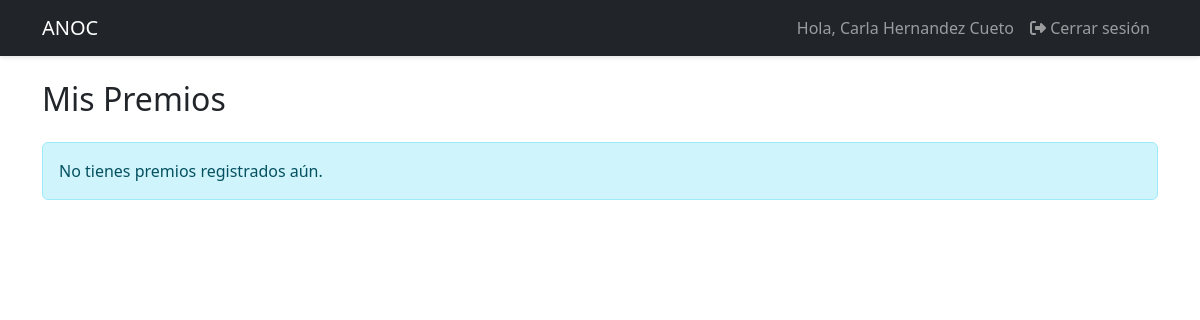
/user/awards (signed in), run on an earlier commit of the app's database.
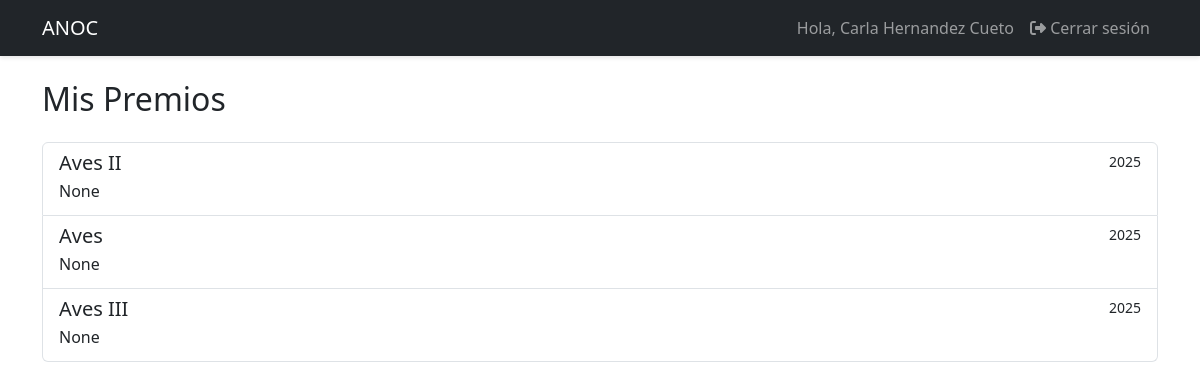
And on a later commit of the database.
### models.py (models this page shows, shortened)
class User(UserMixin, db.Model):
    id = db.Column(db.Integer, primary_key=True)
    username = db.Column(db.String(80), unique=True, nullable=False, index=True)
    email = db.Column(db.String(120), unique=True, nullable=False, index=True)
    password_hash = db.Column(db.String(128))
    role = db.Column(db.String(20), default='user')  # 'admin', 'specialist', 'dependiente', 'user'
    is_associated = db.Column(db.Boolean, default=False, nullable=False)
    full_name = db.Column(db.String(100), nullable=False)
    phone = db.Column(db.String(20), nullable=False)
    profile_image = db.Column(db.String(255))  # Ruta de la imagen de perfil
    last_login = db.Column(db.DateTime)  # Fecha del último inicio de sesión
    is_active = db.Column(db.Boolean, default=True)  # Para manejar cuentas activas/inactivas
    address = db.Column(db.String(200))  # Nuevo campo para dirección
    birds = db.relationship('UserBirds', backref='user', lazy=True, cascade='all, delete-orphan')
    awards = db.relationship('Award', backref='user', lazy=True, cascade='all, delete-orphan')

class Award(db.Model):
    id = db.Column(db.Integer, primary_key=True)
    user_id = db.Column(db.Integer, db.ForeignKey('user.id'), nullable=False)
    contest_name = db.Column(db.String(200), nullable=False)
    award_date = db.Column(db.Date, nullable=False)
    description = db.Column(db.Text)
    category = db.Column(db.String(100))  # Categoría en la que se ganó el premio
    position = db.Column(db.String)  # Posición obtenida (1ro, 2do, etc.)

### app.py (the view)
@app.route('/user/awards')
@login_required
def user_awards():
    if current_user.role != 'user':
        abort(403)
    return render_template('user/awards.html',
        awards=db.session.execute(select(Award).filter_by(user_id=current_user.id)).scalars()
    )

### app.py (called while the page is built)
@login_manager.user_loader
def load_user(user_id):
    return db.session.get(User, int(user_id))

### templates/user/awards.html (shortened to what this page needs)
{% extends "base.html" %}
{% block content %}
<h2 class="mb-4">Mis Premios</h2>
{% if current_user.awards %}
<div class="list-group">
    {% for award in current_user.awards %}
    <div class="list-group-item">
        <div class="d-flex w-100 justify-content-between">
            <h5 class="mb-1">{{ award.contest_name }}</h5>
            <small>{{ award.award_date.strftime('%Y') }}</small>
        </div>
        <p class="mb-1">{{ award.description }}</p>
    </div>
    {% endfor %}
</div>
{% else %}
<div class="alert alert-info">No tienes premios registrados aún.</div>
{% endif %}
{% endblock %}

### templates/base.html (shortened to what this page needs)
<!DOCTYPE html>
<html lang="es">
<head>
    <link href="https://cdn.jsdelivr.net/npm/bootstrap@5.3.0/dist/css/bootstrap.min.css" rel="stylesheet">
    <link href="https://cdnjs.cloudflare.com/ajax/libs/font-awesome/6.4.0/css/all.min.css" rel="stylesheet">
    <link rel="stylesheet" href="{{ url_for('static', filename='css/styles.css') }}">
</head>
<body>
    <nav class="navbar navbar-expand-lg navbar-dark bg-dark">
        <div class="container">
            <a class="navbar-brand" href="{{ url_for('dashboard') }}">ANOC</a>
            <div class="collapse navbar-collapse" id="navbarNav">
                <ul class="navbar-nav">
                    {% if current_user.is_authenticated %}
                        <li class="nav-item">
                            <span class="nav-link">Hola, {{ current_user.full_name }}</span>
                        </li>
                        <li class="nav-item">
                            <a class="nav-link" href="{{ url_for('logout') }}">
                                <i class="fas fa-sign-out-alt"></i> Cerrar sesión
                            </a>
                        </li>
                    {% else %}
                        <li class="nav-item">
                            <a class="nav-link" href="{{ url_for('login') }}">
                                <i class="fas fa-sign-in-alt"></i> Iniciar sesión
                            </a>
                        </li>
                    {% endif %}
                </ul>
            </div>
        </div>
    </nav>
    <div class="container mt-4">
        {% block content %}{% endblock %}
    </div>
</body>
</html>

### static/css/styles.css (style rules this page uses)
.navbar { box-shadow: 0 2px 4px rgba(0,0,0,0.1); }
:root { --primary-color: #2c3e50; --secondary-color: #4CAF50; --light-gray: #f8f9fa; --medium-gray: #e9ecef; --dark-gray: #6c757d; --text-color: #495057; --white: #ffffff; }

What changed in the data, as far as the page shows it:
added Award: contest_name "Aves II", award_date "2025", description "None"
added Award: contest_name "Aves", award_date "2025", description "None"
added Award: contest_name "Aves III", award_date "2025", description "None"
Also different on the page:
text no longer shown: "No tienes premios registrados aún."
